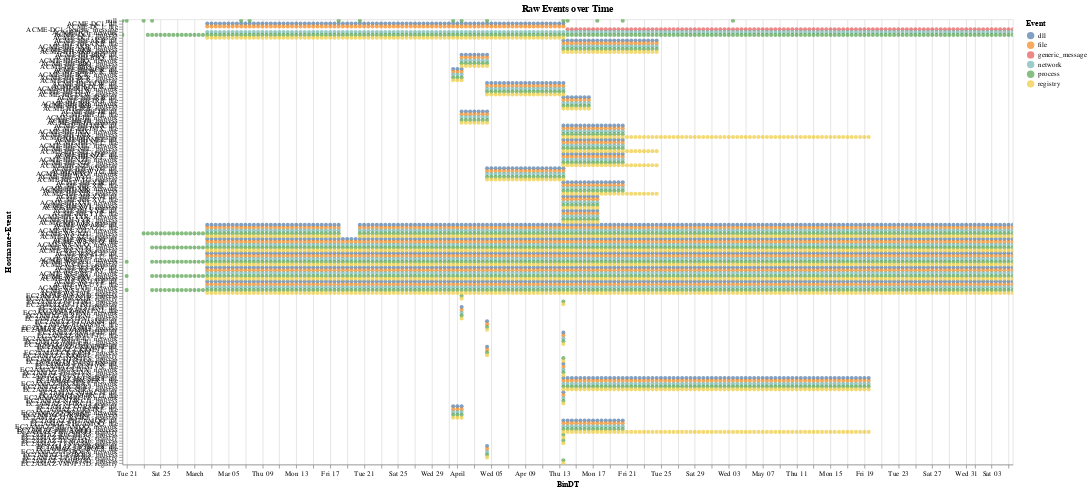

Notebook cell for this chart:
### Code cell
# Events over time. 
# To do: Dynamically adjust the bucket size based on the dataset duration for the best resolution/performance.
svd.init_db(con,SUMMARY_INTERVAL)
eventdf=svd.fetch_summary_data(con)
svd.display_event_chart(eventdf)

### Figure 1 — Vega-Lite specification as saved in the notebook (floating-point values rounded to 4 significant figures; data arrays with more than 128 entries replaced by an {"elided": "..."} marker saying what was removed)
{"config": {"view": {"continuousWidth": 300, "continuousHeight": 300}}, "data": {"name": "data-e71db586bb2d3929ef3bb07dd346d899"}, "mark": {"type": "circle"}, "encoding": {"color": {"field": "Event", "type": "nominal"}, "tooltip": [{"field": "Hostname", "type": "nominal"}, {"field": "Event", "type": "nominal"}, {"field": "NumRows", "type": "quantitative"}, {"field": "BinDT", "type": "temporal"}], "x": {"field": "BinDT", "type": "temporal"}, "y": {"field": "Hostname+Event", "type": "nominal"}}, "height": 600, "params": [{"name": "param_1", "select": {"type": "interval", "encodings": ["x", "y"]}, "bind": "scales"}], "title": "Raw Events over Time", "width": 1200, "$schema": "https://vega.github.io/schema/vega-lite/v5.8.0.json", "datasets": {"data-e71db586bb2d3929ef3bb07dd346d899": {"elided": "7054 records"}}}
